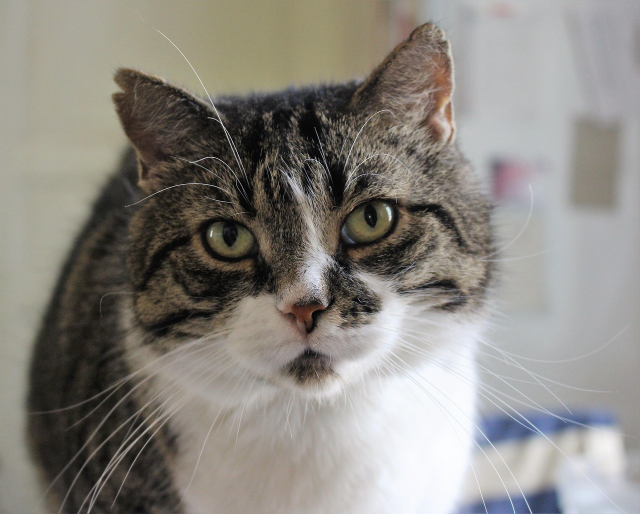
#> input picture 2/hybrid_python/cat.jpg, 1280 x 1028 px (shown at 1/2 size)
$ python -i hybrid_image_starter.py   (imports and definitions only)
#> lines starting #> are read from the running program, lines starting #| are printed output that depends on the picture
import matplotlib.pyplot as plt
from scipy.signal.windows import gaussian
from scipy.signal import convolve2d
from align_image_code import align_images
import cv2
import numpy as np
# First load images

# low sf
# im1 = plt.imread('./DerekPicture.jpg')/255.
# [4 lines not run here, left out]

# Next align images (this code is provided, but may be improved)
# [1 line that did not run here, left out]
# [1 line that did not run here, left out]
# [1 line that did not run here, left out]

# [1 line that did not run here, left out]
# [1 line that did not run here, left out]

def save_fft(img, filename, title="FFT", cmap="gray"):
    f = np.fft.fft2(img)
    fshift = np.fft.fftshift(f)
    magnitude = np.log(1 + np.abs(fshift))  # log 压缩
    plt.figure()
    plt.imshow(magnitude, cmap=cmap)
    plt.title(title)
    plt.axis("off")
    plt.savefig(filename, bbox_inches="tight", pad_inches=0)
    plt.close()


## You will provide the code below. Sigma1 and sigma2 are arbitrary
## cutoff values for the high and low frequencies
def hybrid_image(img1, img2, sigma1, sigma2):
    g1 = cv2.getGaussianKernel(ksize=15, sigma=sigma1)
    G1 = g1 @ g1.T
    G1 /= G1.sum()
    low_f = convolve2d(img1, G1, mode="same", boundary="symm")

    g2 = cv2.getGaussianKernel(ksize=5, sigma=sigma2)
    G2 = g2 @ g2.T
    G2 /= G2.sum()
    low_f2 = convolve2d(img2, G2, mode="same", boundary="symm")
    high_f = img2 - low_f2

    result = low_f + high_f * 7.5
    result = np.clip(result, 0, 1)

    return (result * 255).astype(np.uint8), (low_f * 255).astype(np.uint8), (high_f * 255).astype(np.uint8)

sigma1 = 5
sigma2 = 0.5
# [1 line that did not run here, left out]

# [13 lines not run here, left out]

def pyramids(img, N=5, prefix="pyramid"):
#> called with N = 5, prefix = 'pyramid'
    gaussian_pyr = [img.astype(np.float32) / 255.0 if img.dtype == np.uint8 else img.astype(np.float32)]

    # ---- Gaussian Pyramid ----
    for i in range(1, N):
        gaussian_pyr.append(cv2.pyrDown(gaussian_pyr[i - 1]))
#> after the loop, gaussian_pyr = 5 items

    # 保存 Gaussian Pyramid
    gauss_vis = []
    for i, g in enumerate(gaussian_pyr):
        g_show = (g * 255).astype(np.uint8)
        cv2.imwrite(f"{prefix}_gaussian_{i}.jpg", g_show)
        gauss_vis.append(cv2.cvtColor(g_show, cv2.COLOR_GRAY2BGR) if g_show.ndim == 2 else g_show)
#> this loop made 5 passes
#> pass 2, in pyramids, `g_show = (g * 255).astype(np.uint8)`:
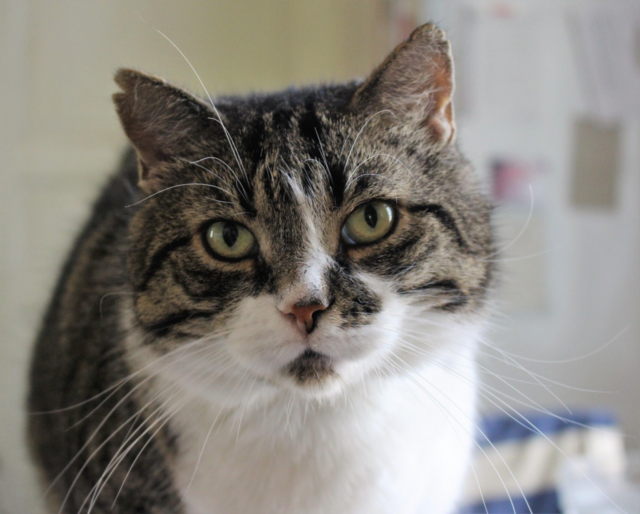
#> g_show: shape (514, 640, 3); mean of channels 0, 1, 2 137.8, 134.2, 128; drawn as R, G, B
#> after the loop:
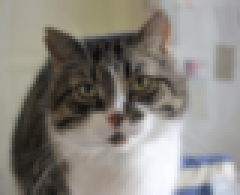
#> g_show: shape (65, 80, 3) (shown 3 times larger); mean of channels 0, 1, 2 138, 134.4, 128.2; drawn as R, G, B
#> after the loop, gauss_vis = 5 items

    # ---- Laplacian Pyramid ----
    laplacian_pyr = []
    for i in range(N - 1):
        size = (gaussian_pyr[i].shape[1], gaussian_pyr[i].shape[0])
        upsampled = cv2.pyrUp(gaussian_pyr[i + 1], dstsize=size)
        lap = cv2.subtract(gaussian_pyr[i], upsampled)
        laplacian_pyr.append(lap)
#> this loop made 4 passes
#> pass 1, in pyramids, `lap = cv2.subtract(gaussian_pyr[i], upsampled)`:
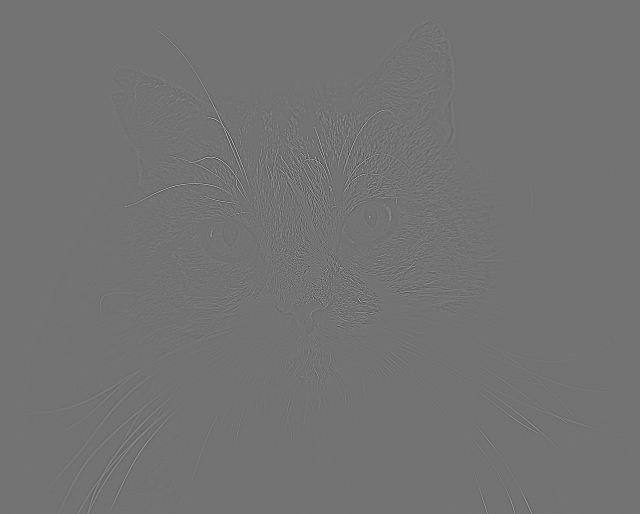
#> lap: shape (1028, 1280, 3) float32 (shown at 1/2 size); mean of channels 0, 1, 2 -1.68e-07, -8.54e-08, -1.35e-07; drawn with min black and max white
#> pass 2, in pyramids, `lap = cv2.subtract(gaussian_pyr[i], upsampled)`:
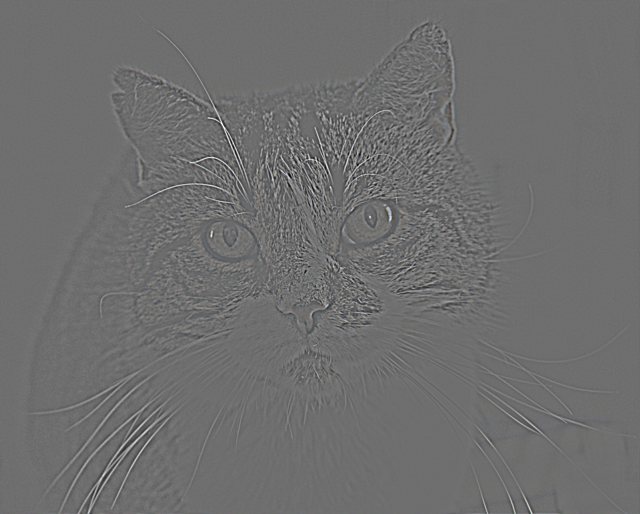
#> lap: shape (514, 640, 3) float32; mean of channels 0, 1, 2 -1.36e-06, -9.38e-07, -8.36e-07; drawn with min black and max white
#> after the loop, laplacian_pyr = 4 items

    laplacian_pyr.append(gaussian_pyr[-1])

    lap_vis = []
    for i, l in enumerate(laplacian_pyr):
        l_norm = cv2.normalize(l, None, 0, 255, cv2.NORM_MINMAX)
        l_show = l_norm.astype(np.uint8)
        cv2.imwrite(f"{prefix}_laplacian_{i}.jpg", l_show)
        lap_vis.append(cv2.cvtColor(l_show, cv2.COLOR_GRAY2BGR) if l_show.ndim == 2 else l_show)
#> after the loop, lap_vis = 5 items

    gauss_concat = np.hstack([cv2.resize(g, (gauss_vis[0].shape[1], gauss_vis[0].shape[0])) for g in gauss_vis])
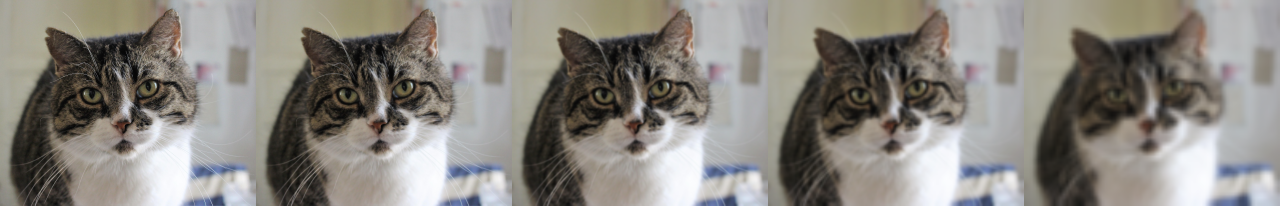
#> gauss_concat: shape (1028, 6400, 3) (shown at 1/5 size); mean of channels 0, 1, 2 137.9, 134.3, 128.1; drawn as R, G, B
    lap_concat = np.hstack([cv2.resize(l, (lap_vis[0].shape[1], lap_vis[0].shape[0])) for l in lap_vis])
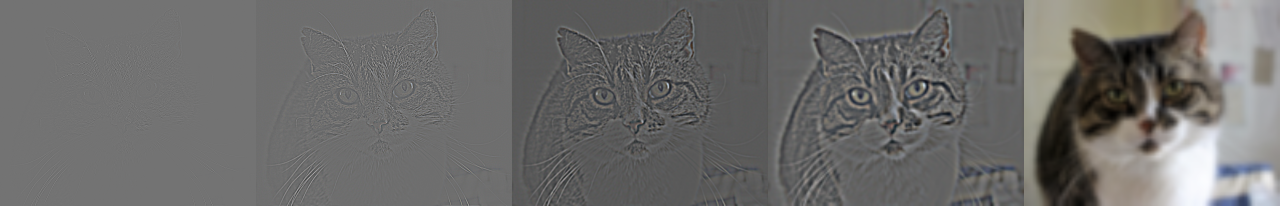
#> lap_concat: shape (1028, 6400, 3) (shown at 1/5 size); mean of channels 0, 1, 2 108.8, 108, 106.7; drawn as R, G, B

    cv2.imwrite(f"{prefix}_gaussian_all.jpg", gauss_concat)
    cv2.imwrite(f"{prefix}_laplacian_all.jpg", lap_concat)

    # print(f"✅ {N} 层 Gaussian & Laplacian Pyramids 已保存")
    return gaussian_pyr, laplacian_pyr

## Compute and display Gaussian and Laplacian Pyramids
## You also need to supply this function
N = 5 # suggested number of pyramid levels (your choice)
# [1 line not run here, left out]

>>> import cv2
>>> picture = cv2.cvtColor(cv2.imread('cat.jpg'), cv2.COLOR_BGR2RGB)
>>> result = pyramids(picture)

$ run again, on 2/hybrid_python/nutmeg.jpg
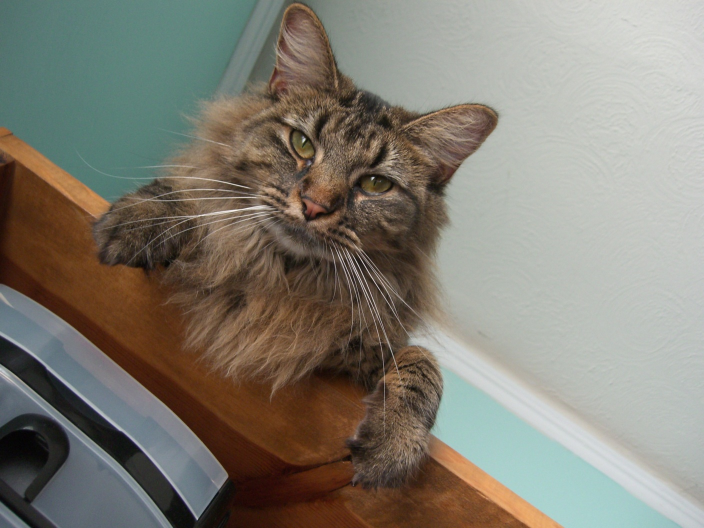
#> input picture 2/hybrid_python/nutmeg.jpg, 1408 x 1056 px (shown at 1/2 size)
#> after the loop in pyramids, `for i in range(1, N):`: gaussian_pyr = 5 items
#> the loop in pyramids, `for i, g in enumerate(gaussian_pyr):` made 5 passes
#> after the loop in pyramids, `for i in range(N - 1):`: laplacian_pyr = 4 items
#> the loop in pyramids, `for i, l in enumerate(laplacian_pyr):` made 5 passes
#> after the loop in pyramids, `for i, l in enumerate(laplacian_pyr):`:
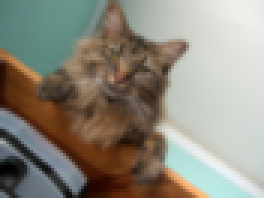
#> l_show: shape (66, 88, 3) (shown 3 times larger); mean of channels 0, 1, 2 141.8, 137.3, 125.3; drawn as R, G, B
#> after the loop in pyramids, `for i, l in enumerate(laplacian_pyr):`: lap_vis = 5 items
#> in pyramids, `lap_concat = np.hstack([cv2.resize(l, (lap_vis[0].shape[1], lap_vis[0]..`:
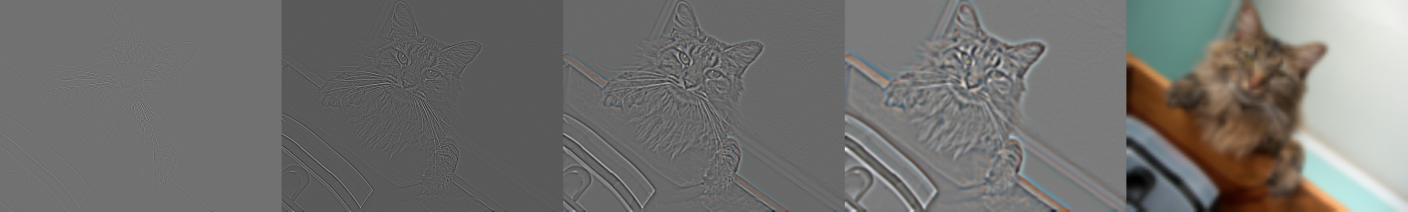
#> lap_concat: shape (1056, 7040, 3) (shown at 1/5 size); mean of channels 0, 1, 2 114.4, 113.5, 111.1; drawn as R, G, B

$ run again, on 2/hybrid_python/hand_back.jpg
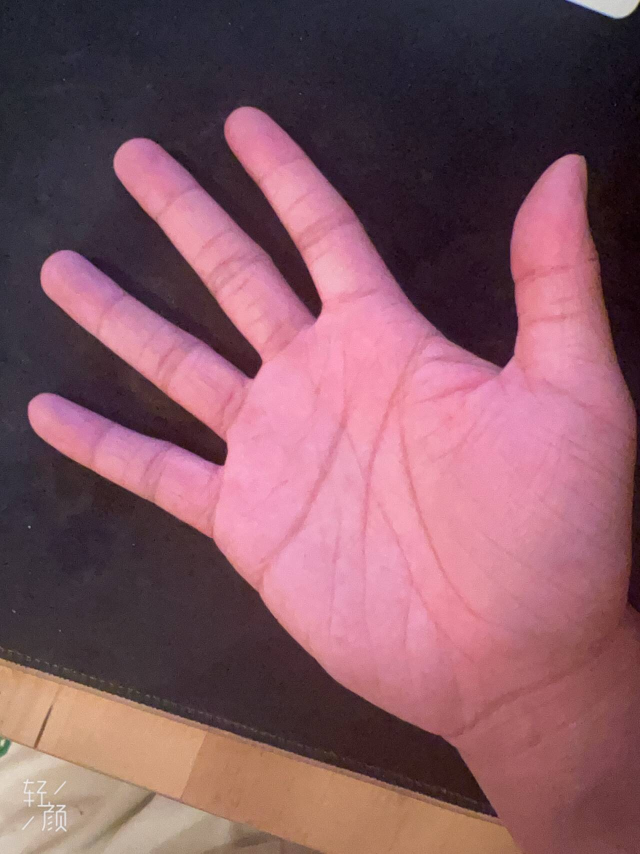
#> input picture 2/hybrid_python/hand_back.jpg, 1280 x 1707 px (shown at 1/2 size)
#> after the loop in pyramids, `for i in range(1, N):`: gaussian_pyr = 5 items
#> the loop in pyramids, `for i, g in enumerate(gaussian_pyr):` made 5 passes
#> after the loop in pyramids, `for i, g in enumerate(gaussian_pyr):`:
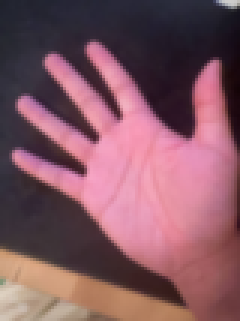
#> g_show: shape (107, 80, 3) (shown 3 times larger); mean of channels 0, 1, 2 130.5, 87.2, 98; drawn as R, G, B
#> after the loop in pyramids, `for i in range(N - 1):`: laplacian_pyr = 4 items
#> the loop in pyramids, `for i, l in enumerate(laplacian_pyr):` made 5 passes
#> after the loop in pyramids, `for i, l in enumerate(laplacian_pyr):`: lap_vis = 5 items
#> in pyramids, `lap_concat = np.hstack([cv2.resize(l, (lap_vis[0].shape[1], lap_vis[0]..`:
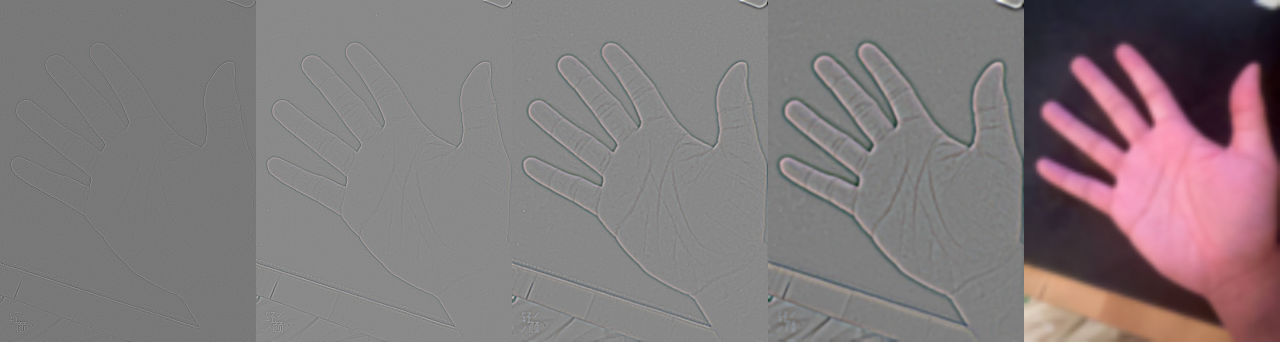
#> lap_concat: shape (1707, 6400, 3) (shown at 1/5 size); mean of channels 0, 1, 2 130.4, 121.4, 123.7; drawn as R, G, B
